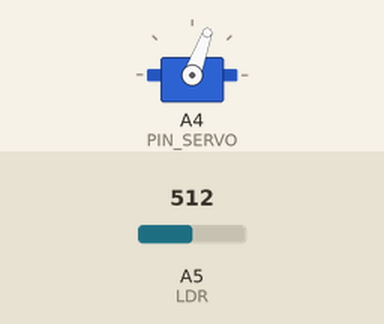
Bench run of a sketch on a simulated Arduino Uno, built with avr-gcc and run on an emulated ATmega328P. On the bench: servo. The test bench sets the inputs (shaded band); at power-on: A5 (LDR) = 512.

Above: at 4.28 s.
4.3 s: A5 (LDR) set to 716
At 4.48 s:
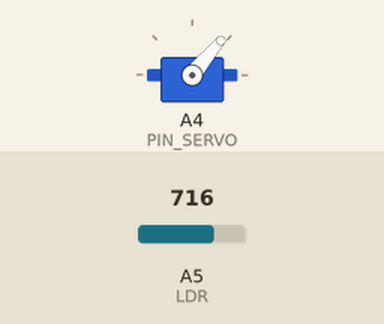
7.3 s: A5 (LDR) set to 900
At 7.45 s:
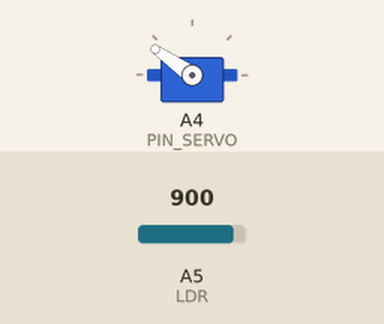
Timing chart, 0 to 16.3 s (numbered marks = the images above; inputs shaded):
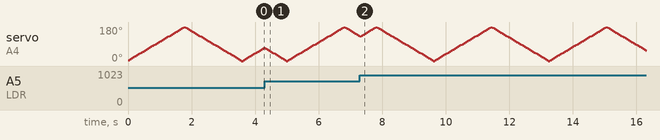

The sketch:

miniprojeto6.ino
```cpp
#include<Servo.h>
#define PIN_SERVO A4
#define LDR A5

Servo servo;

void setup() {
  Serial.begin(9600);
  pinMode(LDR, INPUT);
  servo.attach(PIN_SERVO);
  servo.write(0);
}

int leitura = 1023;
int angulo = 0;
bool crescente = true;

void loop() {
  crescente = angulo == 180 ? false : angulo == 0 ? true : crescente;
  leitura = analogRead(LDR);
  if (crescente) {
    angulo += 5;
    servo.write(angulo);
  } else {
    angulo -= 5;
    servo.write(angulo);
  }
  delay(50);
  if (analogRead(LDR) > leitura) {
    crescente = !crescente;
  }
}
```
